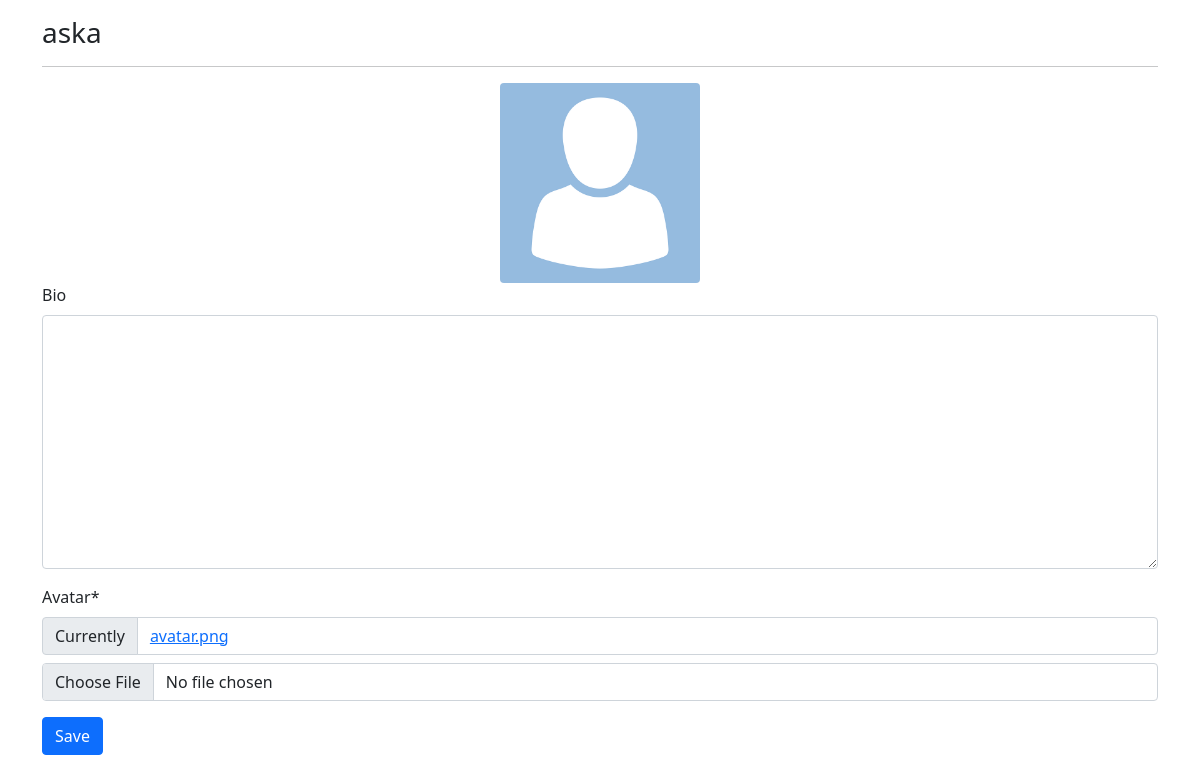
The app's page /profiles/my/ (signed in), older data.
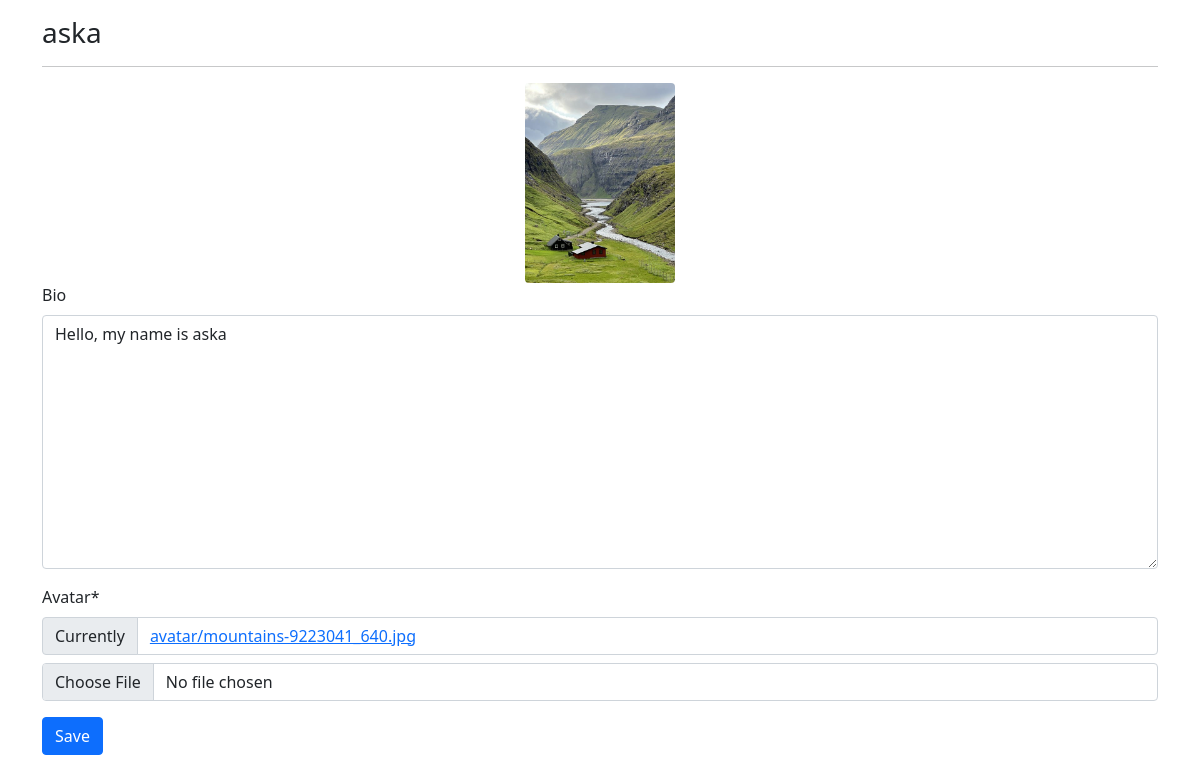
The same page, newer data.
### profiles/models.py (models this page shows, shortened)
class Profile(models.Model):
    user = models.OneToOneField(User, on_delete=models.CASCADE)
    bio = models.TextField(blank=True)
    avatar = models.ImageField(default='avatar.png', upload_to='avatar')
    updated = models.DateTimeField(auto_now=True)
    created = models.DateTimeField(auto_now_add=True)

### profiles/views.py (the view, shortened to what this page needs)
# urls.py: path('my/', my_profile_view, name='my-profile'),
@login_required
def my_profile_view(request):
    obj = Profile.objects.get(user=request.user)
    form = ProfileForm(request.POST or None, request.FILES or None, instance=obj)
    context = {
        'obj': obj,
        'form': form,
    }
    return render(request, 'profiles/main.html', context)

### profiles/forms.py
class ProfileForm(forms.ModelForm):
    class Meta:
        model = Profile
        fields = ('bio', 'avatar')

### profiles/templates/profiles/main.html (shortened to what this page needs)
{% extends "base.html" %}
{% load static %}
{% load crispy_forms_tags %}
{% block content %}
    <h3>{{obj.user}}</h3>
    <hr>
    <div class="text-center" id="avatar-box">
        <img src="{{obj.avatar.url}}" class="rounded" height="200px" width="auto" alt="{{obj.user.username}}">
    </div>
    <form id="profile-form">
        {{form|crispy}}
        <button type="submit" class="btn btn-primary mb-3">Save</button>
    </form>
{% endblock content %}

### templates/base.html (shortened to what this page needs)
{% load static %}
<!doctype html>
<html lang="en">
  <head>
    <link href="https://cdn.jsdelivr.net/npm/bootstrap@5.0.0-beta2/dist/css/bootstrap.min.css" rel="stylesheet">
    <link rel="stylesheet" href="{% static 'style.css' %}">
    <link rel="stylesheet" href="{% static 'dropzone.css' %}">
  </head>
  <body>
    <div class="container mt-3">
        {% block content %}
        {% endblock content %}
    </div>
  </body>
</html>

Row changes from the older to the newer data that the page shows:
changed Profile "aska": avatar: picture added in place of a placeholder; bio (not shown) → "Hello, my name is aska"
Text that changed along with them:
text no longer shown: "Bio Avatar * Currently avatar.png"
text now shown: "Bio Avatar * Currently avatar/mountains-9223041_640.jpg"
